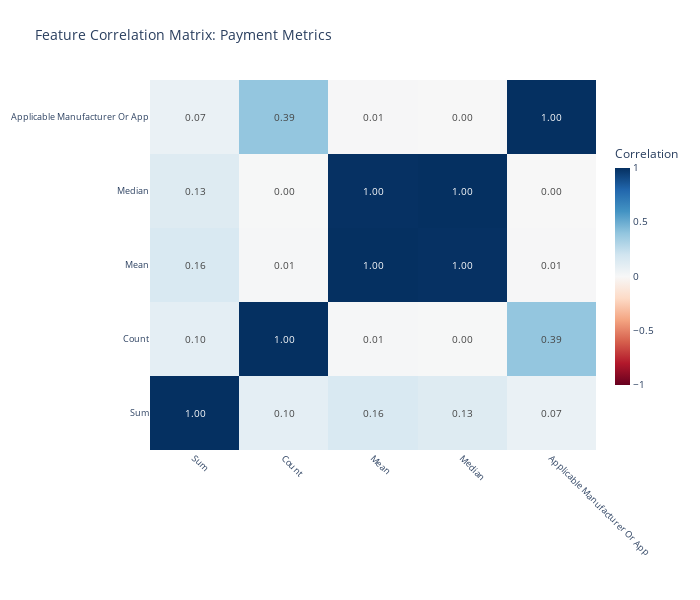

Write notebook code for a chart like this one.
### Code cell
# Create correlation network visualization
numeric_cols = df_aggregated.select_dtypes(include=[np.number]).columns.tolist()

# Select key features for correlation network
key_features = [col for col in [
    'Total_Amount_of_Payment_USDollars_sum',
    'Total_Amount_of_Payment_USDollars_count',
    'Total_Amount_of_Payment_USDollars_mean',
    'Total_Amount_of_Payment_USDollars_median',
    'Applicable_Manufacturer_or_Applicable_GPO_Making_Payment_ID_nunique',
    'Physician_Profile_ID_nunique',
    'Number_of_Payments_Included_in_Total_nunique'
] if col in numeric_cols]

if len(key_features) >= 4:
    # Create correlation heatmap
    fig = adv_visualizer.create_correlation_heatmap(
        df_aggregated,
        feature_cols=key_features,
        title='Feature Correlation Matrix: Payment Metrics',
        annotate=True
    )
    
    fig.show()
    
    # Get and print strong correlations
    strong_corr = adv_visualizer.get_strong_correlations(
        df_aggregated,
        feature_cols=key_features,
        threshold=0.7
    )
    
    if strong_corr:
        print("\nStrong Correlations (|r| > 0.7):")
        for feat1, feat2, corr_val in strong_corr:
            print(f"  {feat1[:40]} <-> {feat2[:40]}: {corr_val:.3f}")

### Figure 1 — Plotly figure (JSON) as saved in the notebook; plotly's stock layout.template omitted (floating-point values rounded to 4 significant figures)
{"data": [{"colorbar": {"len": 0.7, "thickness": 15, "title": {"text": "Correlation"}}, "colorscale": [[0, "rgb(103,0,31)"], [0.1, "rgb(178,24,43)"], [0.2, "rgb(214,96,77)"], [0.3, "rgb(244,165,130)"], [0.4, "rgb(253,219,199)"], [0.5, "rgb(247,247,247)"], [0.6, "rgb(209,229,240)"], [0.7, "rgb(146,197,222)"], [0.8, "rgb(67,147,195)"], [0.9, "rgb(33,102,172)"], [1, "rgb(5,48,97)"]], "text": [[1.0, 0.1, 0.1569, 0.1331, 0.06637], [0.1, 1.0, 0.01137, 0.00279, 0.3929], [0.1569, 0.01137, 1.0, 0.9953, 0.006797], [0.1331, 0.00279, 0.9953, 1.0, 0.0002896], [0.06637, 0.3929, 0.006797, 0.0002896, 1.0]], "textfont": {"size": 10}, "texttemplate": "%{text:.2f}", "type": "heatmap", "x": ["Sum", "Count", "Mean", "Median", "Applicable Manufacturer Or App"], "y": ["Sum", "Count", "Mean", "Median", "Applicable Manufacturer Or App"], "z": [[1.0, 0.1, 0.1569, 0.1331, 0.06637], [0.1, 1.0, 0.01137, 0.00279, 0.3929], [0.1569, 0.01137, 1.0, 0.9953, 0.006797], [0.1331, 0.00279, 0.9953, 1.0, 0.0002896], [0.06637, 0.3929, 0.006797, 0.0002896, 1.0]], "zmid": 0}], "layout": {"font": {"size": 10}, "height": 600, "margin": {"b": 150, "l": 150, "r": 50, "t": 80}, "title": {"text": "Feature Correlation Matrix: Payment Metrics"}, "width": 700, "xaxis": {"side": "bottom", "tickangle": 45, "tickfont": {"size": 9}}, "yaxis": {"tickfont": {"size": 9}}}}
